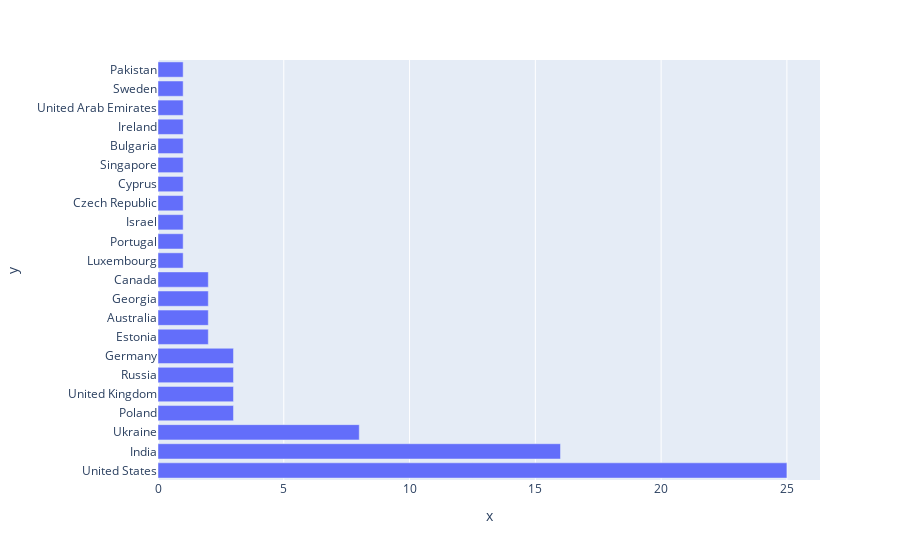

Write notebook code for a chart like this one.
### Code cell
px.bar(x=countries_cnt.values, y=countries_cnt.index)

### Figure 1 — Plotly figure (JSON) as saved in the notebook; plotly's stock layout.template omitted (floating-point values rounded to 4 significant figures)
{"data": [{"alignmentgroup": "True", "hovertemplate": "x=%{x}<br>y=%{y}<extra></extra>", "legendgroup": "", "marker": {"color": "#636efa", "pattern": {"shape": ""}}, "name": "", "offsetgroup": "", "orientation": "h", "showlegend": false, "textposition": "auto", "type": "bar", "x": [25, 16, 8, 3, 3, 3, 3, 2, 2, 2, 2, 1, 1, 1, 1, 1, 1, 1, 1, 1, 1, 1], "xaxis": "x", "y": ["United States", "India", "Ukraine", "Poland", "United Kingdom", "Russia", "Germany", "Estonia", "Australia", "Georgia", "Canada", "Luxembourg", "Portugal", "Israel", "Czech Republic", "Cyprus", "Singapore", "Bulgaria", "Ireland", "United Arab Emirates", "Sweden", "Pakistan"], "yaxis": "y"}], "layout": {"barmode": "relative", "legend": {"tracegroupgap": 0}, "margin": {"t": 60}, "xaxis": {"anchor": "y", "domain": [0, 1], "title": {"text": "x"}}, "yaxis": {"anchor": "x", "domain": [0, 1], "title": {"text": "y"}}}}
